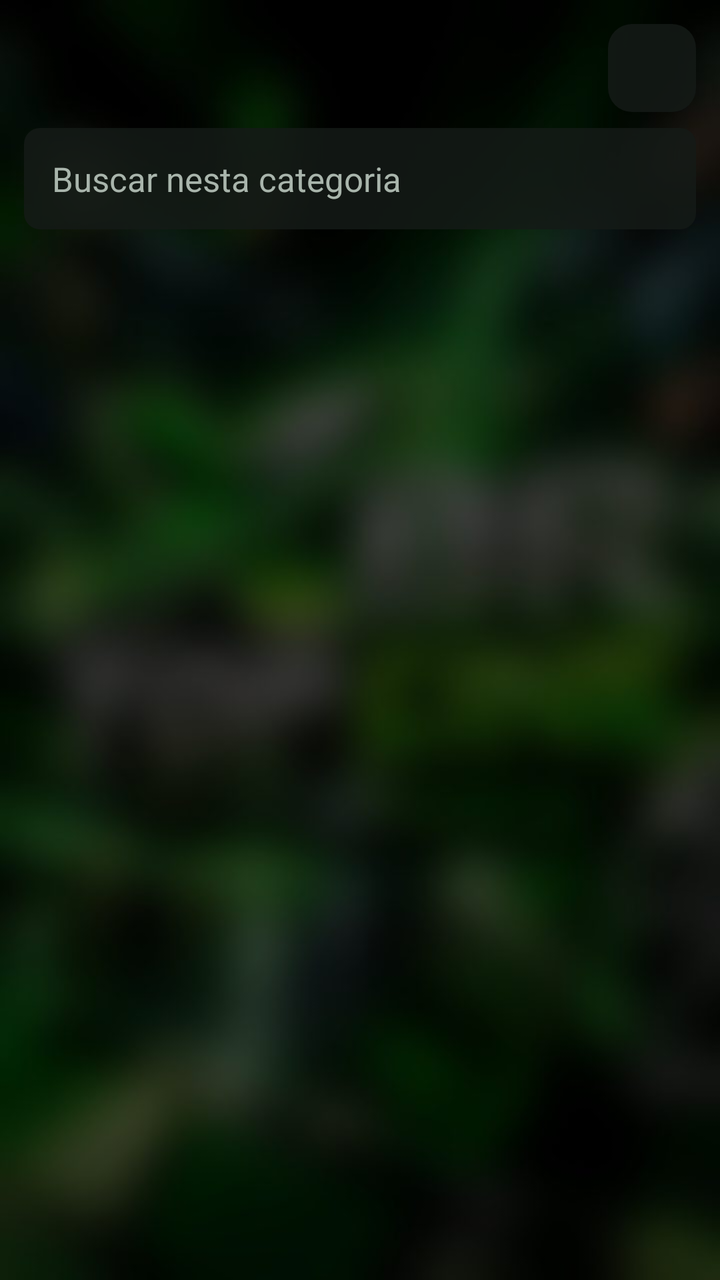
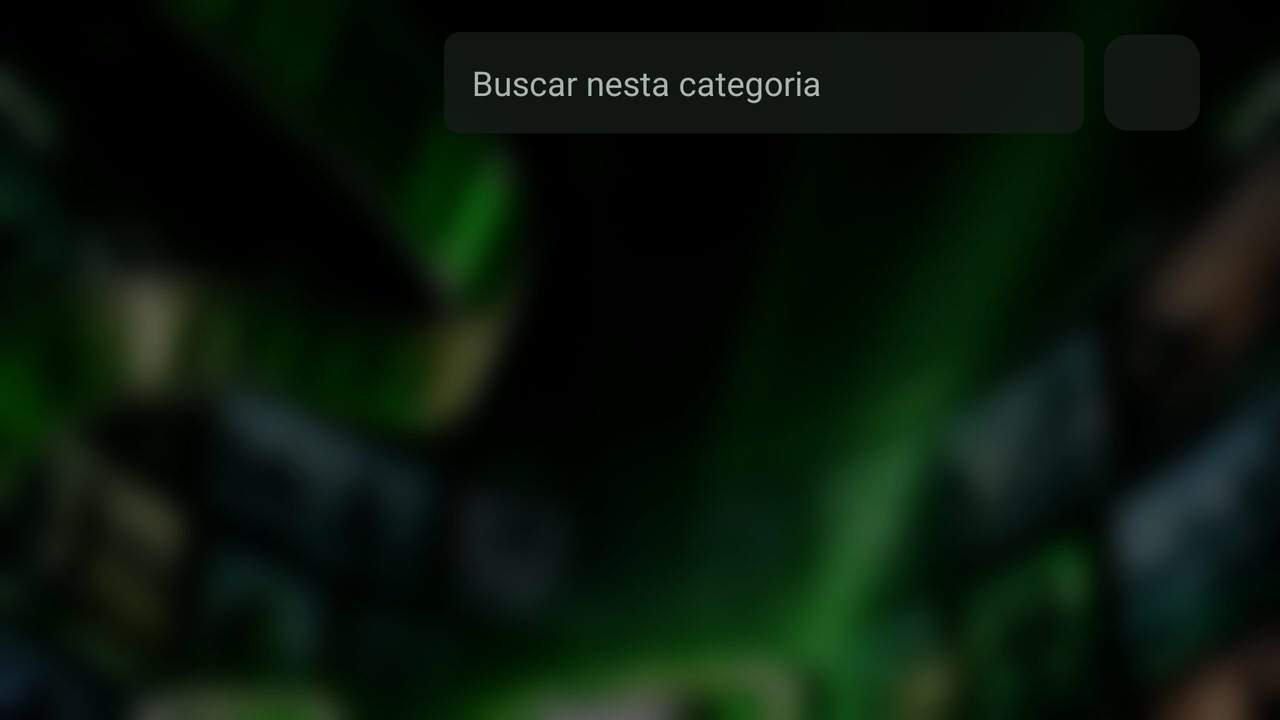

The same Android screen from two of the app's own layout files: first res/layout/ as a phone draws it, then the repository's variant for another configuration, drawn on a device whose configuration selects that folder. Both files follow.
<!-- AndroidManifest.xml: application theme Theme.App -->
<!-- res/layout/activity_list.xml -->
<?xml version="1.0" encoding="utf-8"?>
<LinearLayout xmlns:android="http://schemas.android.com/apk/res/android"
    android:layout_width="match_parent"
    android:layout_height="match_parent"
    android:orientation="vertical"
    android:paddingStart="12dp"
    android:paddingTop="12dp"
    android:paddingEnd="12dp">

    <LinearLayout
        android:layout_width="match_parent"
        android:layout_height="wrap_content"
        android:gravity="center_vertical"
        android:orientation="horizontal">

        <TextView
            android:id="@+id/title"
            android:layout_width="0dp"
            android:layout_height="wrap_content"
            android:layout_weight="1"
            android:textColor="@color/text"
            android:textSize="22sp"
            android:textStyle="bold" />

        <ImageButton
            android:id="@+id/refresh"
            android:layout_width="44dp"
            android:layout_height="44dp"
            android:background="@drawable/bg_focus"
            android:contentDescription="Atualizar lista"
            android:padding="10dp"
            android:src="@drawable/ic_refresh" />
    </LinearLayout>

    <EditText
        android:id="@+id/search"
        style="@style/Input"
        android:layout_marginTop="8dp"
        android:hint="Buscar nesta categoria"
        android:imeOptions="actionSearch"
        android:inputType="text" />

    <androidx.recyclerview.widget.RecyclerView
        android:id="@+id/categories"
        android:layout_width="match_parent"
        android:layout_height="wrap_content"
        android:layout_marginTop="8dp"
        android:clipToPadding="false" />

    <FrameLayout
        android:layout_width="match_parent"
        android:layout_height="0dp"
        android:layout_weight="1">

        <androidx.recyclerview.widget.RecyclerView
            android:id="@+id/items"
            android:layout_width="match_parent"
            android:layout_height="match_parent"
            android:clipToPadding="false"
            android:paddingTop="6dp"
            android:paddingBottom="12dp" />

        <ProgressBar
            android:id="@+id/progress"
            android:layout_width="wrap_content"
            android:layout_height="wrap_content"
            android:layout_gravity="center"
            android:visibility="gone" />

        <TextView
            android:id="@+id/message"
            android:layout_width="wrap_content"
            android:layout_height="wrap_content"
            android:layout_gravity="center"
            android:gravity="center"
            android:padding="24dp"
            android:textColor="@color/text_dim"
            android:textSize="16sp"
            android:visibility="gone" />
    </FrameLayout>
</LinearLayout>
<!-- resources referenced by this layout -->
<resources>
  <color name="text">#F2F4F7</color>
  <color name="text_dim">#A9B5AC</color>
  <!-- drawable bg_focus (drawable) -->
  <?xml version="1.0" encoding="utf-8"?>
  <selector xmlns:android="http://schemas.android.com/apk/res/android">
      <item android:state_focused="true">
          <shape>
              <solid android:color="@color/surface_focus" />
              <stroke android:width="3dp" android:color="@color/accent" />
              <corners android:radius="12dp" />
          </shape>
      </item>
      <item android:state_pressed="true">
          <shape>
              <solid android:color="@color/accent_dim" />
              <corners android:radius="12dp" />
          </shape>
      </item>
      <item>
          <shape>
              <solid android:color="@color/surface" />
              <corners android:radius="12dp" />
          </shape>
      </item>
  </selector>
  <style name="Input">
          <item name="android:layout_width">match_parent</item>
          <item name="android:layout_height">wrap_content</item>
          <item name="android:layout_marginTop">12dp</item>
          <item name="android:background">@drawable/bg_input</item>
          <item name="android:padding">14dp</item>
          <item name="android:textColor">@color/text</item>
          <item name="android:textColorHint">@color/text_dim</item>
          <item name="android:textSize">17sp</item>
          <item name="android:singleLine">true</item>
      </style>
  <style name="Theme.App" parent="Theme.AppCompat.NoActionBar">
          <item name="colorPrimary">@color/accent</item>
          <item name="colorPrimaryDark">@color/bg</item>
          <item name="colorAccent">@color/accent</item>
          <item name="android:windowBackground">@drawable/window_bg</item>
          <item name="android:textColorPrimary">@color/text</item>
          <item name="android:textColorSecondary">@color/text_dim</item>
          <item name="android:statusBarColor">@color/bg</item>
          <item name="android:navigationBarColor">@color/bg</item>
      </style>
  <color name="surface_focus">#E6203A27</color>
  <color name="accent">#3ADB5C</color>
  <color name="accent_dim">#B31E7A35</color>
  <color name="surface">#D9141A17</color>
  <!-- drawable bg_input (drawable) -->
  <?xml version="1.0" encoding="utf-8"?>
  <selector xmlns:android="http://schemas.android.com/apk/res/android">
      <item android:state_focused="true">
          <shape>
              <solid android:color="@color/surface_focus" />
              <stroke android:width="2dp" android:color="@color/accent" />
              <corners android:radius="8dp" />
          </shape>
      </item>
      <item>
          <shape>
              <solid android:color="@color/surface" />
              <corners android:radius="8dp" />
          </shape>
      </item>
  </selector>
  <color name="bg">#0A0F0B</color>
  <!-- drawable window_bg (drawable) -->
  <?xml version="1.0" encoding="utf-8"?>
  <bitmap xmlns:android="http://schemas.android.com/apk/res/android"
      android:gravity="fill"
      android:src="@drawable/bg_app_img" />
  <!-- drawable bg_app_img: jpg bitmap (drawable-land-nodpi, 29569 bytes) -->
</resources>
<!-- res/layout-land/activity_list.xml (the repository's variant of the layout above) -->
<!-- drawn on the phone turned sideways -->
<?xml version="1.0" encoding="utf-8"?>
<LinearLayout xmlns:android="http://schemas.android.com/apk/res/android"
    android:layout_width="match_parent"
    android:layout_height="match_parent"
    android:orientation="vertical"
    android:paddingStart="@dimen/side_padding"
    android:paddingTop="16dp"
    android:paddingEnd="@dimen/side_padding">

    <LinearLayout
        android:layout_width="match_parent"
        android:layout_height="wrap_content"
        android:gravity="center_vertical"
        android:orientation="horizontal">

        <TextView
            android:id="@+id/title"
            android:layout_width="0dp"
            android:layout_height="wrap_content"
            android:layout_weight="1"
            android:textColor="@color/text"
            android:textSize="24sp"
            android:textStyle="bold" />

        <EditText
            android:id="@+id/search"
            style="@style/Input"
            android:layout_width="320dp"
            android:layout_marginTop="0dp"
            android:hint="Buscar nesta categoria"
            android:imeOptions="actionSearch"
            android:inputType="text" />

        <ImageButton
            android:id="@+id/refresh"
            android:layout_width="48dp"
            android:layout_height="48dp"
            android:layout_marginStart="10dp"
            android:background="@drawable/bg_focus"
            android:contentDescription="Atualizar lista"
            android:padding="12dp"
            android:src="@drawable/ic_refresh" />
    </LinearLayout>

    <LinearLayout
        android:layout_width="match_parent"
        android:layout_height="0dp"
        android:layout_marginTop="12dp"
        android:layout_weight="1"
        android:orientation="horizontal">

        <androidx.recyclerview.widget.RecyclerView
            android:id="@+id/categories"
            android:layout_width="@dimen/category_column_width"
            android:layout_height="match_parent"
            android:clipToPadding="false"
            android:paddingBottom="12dp" />

        <FrameLayout
            android:layout_width="0dp"
            android:layout_height="match_parent"
            android:layout_marginStart="12dp"
            android:layout_weight="1">

            <androidx.recyclerview.widget.RecyclerView
                android:id="@+id/items"
                android:layout_width="match_parent"
                android:layout_height="match_parent"
                android:clipToPadding="false"
                android:padding="6dp" />

            <ProgressBar
                android:id="@+id/progress"
                android:layout_width="wrap_content"
                android:layout_height="wrap_content"
                android:layout_gravity="center"
                android:visibility="gone" />

            <TextView
                android:id="@+id/message"
                android:layout_width="wrap_content"
                android:layout_height="wrap_content"
                android:layout_gravity="center"
                android:gravity="center"
                android:padding="24dp"
                android:textColor="@color/text_dim"
                android:textSize="16sp"
                android:visibility="gone" />
        </FrameLayout>
    </LinearLayout>
</LinearLayout>
<!-- resources referenced by the variant -->
<!-- as the phone turned sideways resolves them -->
<resources>
  <color name="text">#F2F4F7</color>
  <color name="text_dim">#A9B5AC</color>
  <!-- from res/values-w600dp/ -->
  <dimen name="category_column_width">300dp</dimen>
  <!-- from res/values-w600dp/ -->
  <dimen name="side_padding">40dp</dimen>
  <!-- drawable bg_focus (drawable) -->
  <?xml version="1.0" encoding="utf-8"?>
  <selector xmlns:android="http://schemas.android.com/apk/res/android">
      <item android:state_focused="true">
          <shape>
              <solid android:color="@color/surface_focus" />
              <stroke android:width="3dp" android:color="@color/accent" />
              <corners android:radius="12dp" />
          </shape>
      </item>
      <item android:state_pressed="true">
          <shape>
              <solid android:color="@color/accent_dim" />
              <corners android:radius="12dp" />
          </shape>
      </item>
      <item>
          <shape>
              <solid android:color="@color/surface" />
              <corners android:radius="12dp" />
          </shape>
      </item>
  </selector>
  <style name="Input">
          <item name="android:layout_width">match_parent</item>
          <item name="android:layout_height">wrap_content</item>
          <item name="android:layout_marginTop">12dp</item>
          <item name="android:background">@drawable/bg_input</item>
          <item name="android:padding">14dp</item>
          <item name="android:textColor">@color/text</item>
          <item name="android:textColorHint">@color/text_dim</item>
          <item name="android:textSize">17sp</item>
          <item name="android:singleLine">true</item>
      </style>
  <style name="Theme.App" parent="Theme.AppCompat.NoActionBar">
          <item name="colorPrimary">@color/accent</item>
          <item name="colorPrimaryDark">@color/bg</item>
          <item name="colorAccent">@color/accent</item>
          <item name="android:windowBackground">@drawable/window_bg</item>
          <item name="android:textColorPrimary">@color/text</item>
          <item name="android:textColorSecondary">@color/text_dim</item>
          <item name="android:statusBarColor">@color/bg</item>
          <item name="android:navigationBarColor">@color/bg</item>
      </style>
  <color name="surface_focus">#E6203A27</color>
  <color name="accent">#3ADB5C</color>
  <color name="accent_dim">#B31E7A35</color>
  <color name="surface">#D9141A17</color>
  <!-- drawable bg_input (drawable) -->
  <?xml version="1.0" encoding="utf-8"?>
  <selector xmlns:android="http://schemas.android.com/apk/res/android">
      <item android:state_focused="true">
          <shape>
              <solid android:color="@color/surface_focus" />
              <stroke android:width="2dp" android:color="@color/accent" />
              <corners android:radius="8dp" />
          </shape>
      </item>
      <item>
          <shape>
              <solid android:color="@color/surface" />
              <corners android:radius="8dp" />
          </shape>
      </item>
  </selector>
  <color name="bg">#0A0F0B</color>
  <!-- drawable window_bg (drawable) -->
  <?xml version="1.0" encoding="utf-8"?>
  <bitmap xmlns:android="http://schemas.android.com/apk/res/android"
      android:gravity="fill"
      android:src="@drawable/bg_app_img" />
  <!-- drawable bg_app_img: jpg bitmap (drawable-land-nodpi, 29569 bytes) -->
</resources>
